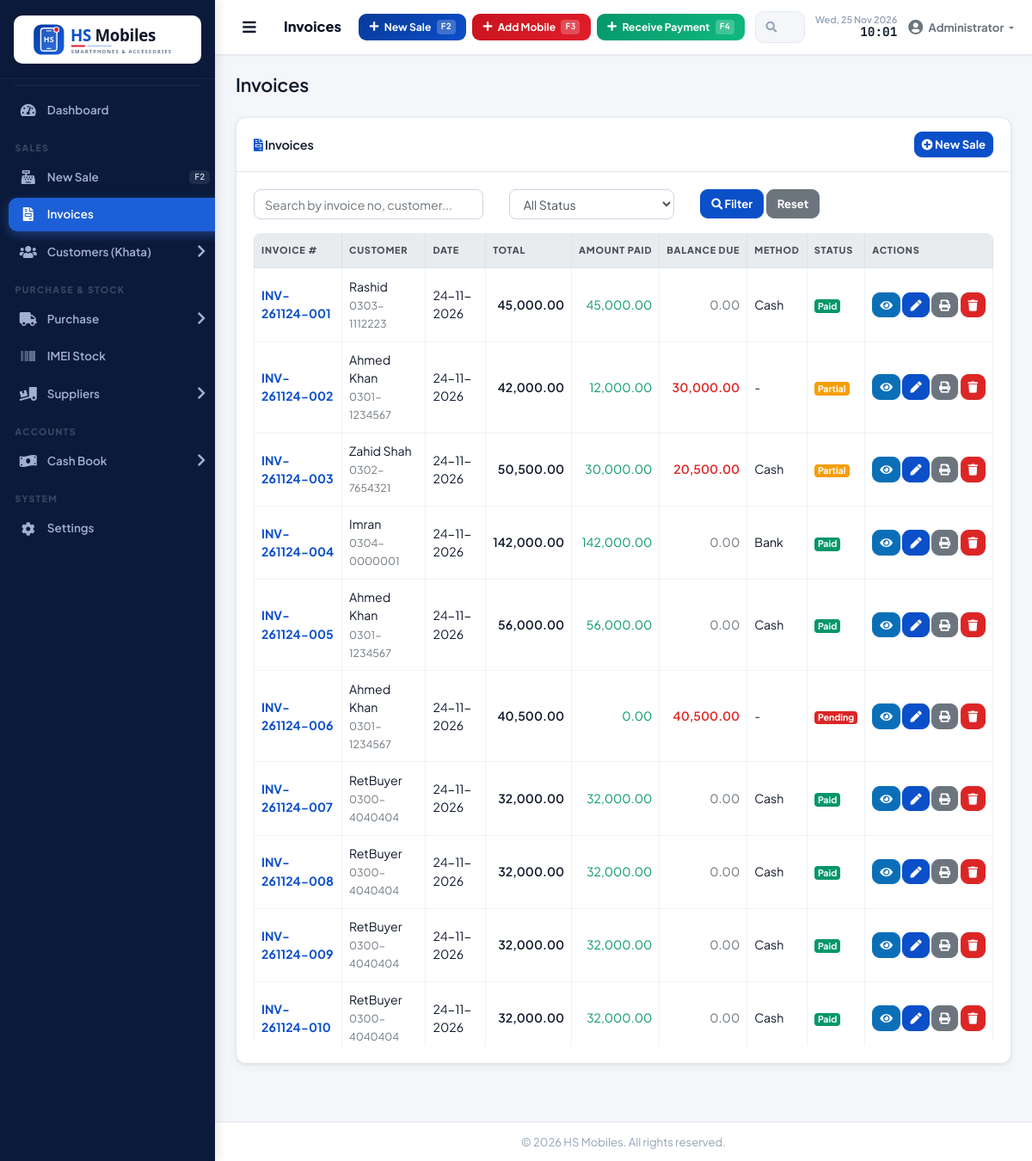
The app's page /modules/sales/invoices.php (signed in), older data.
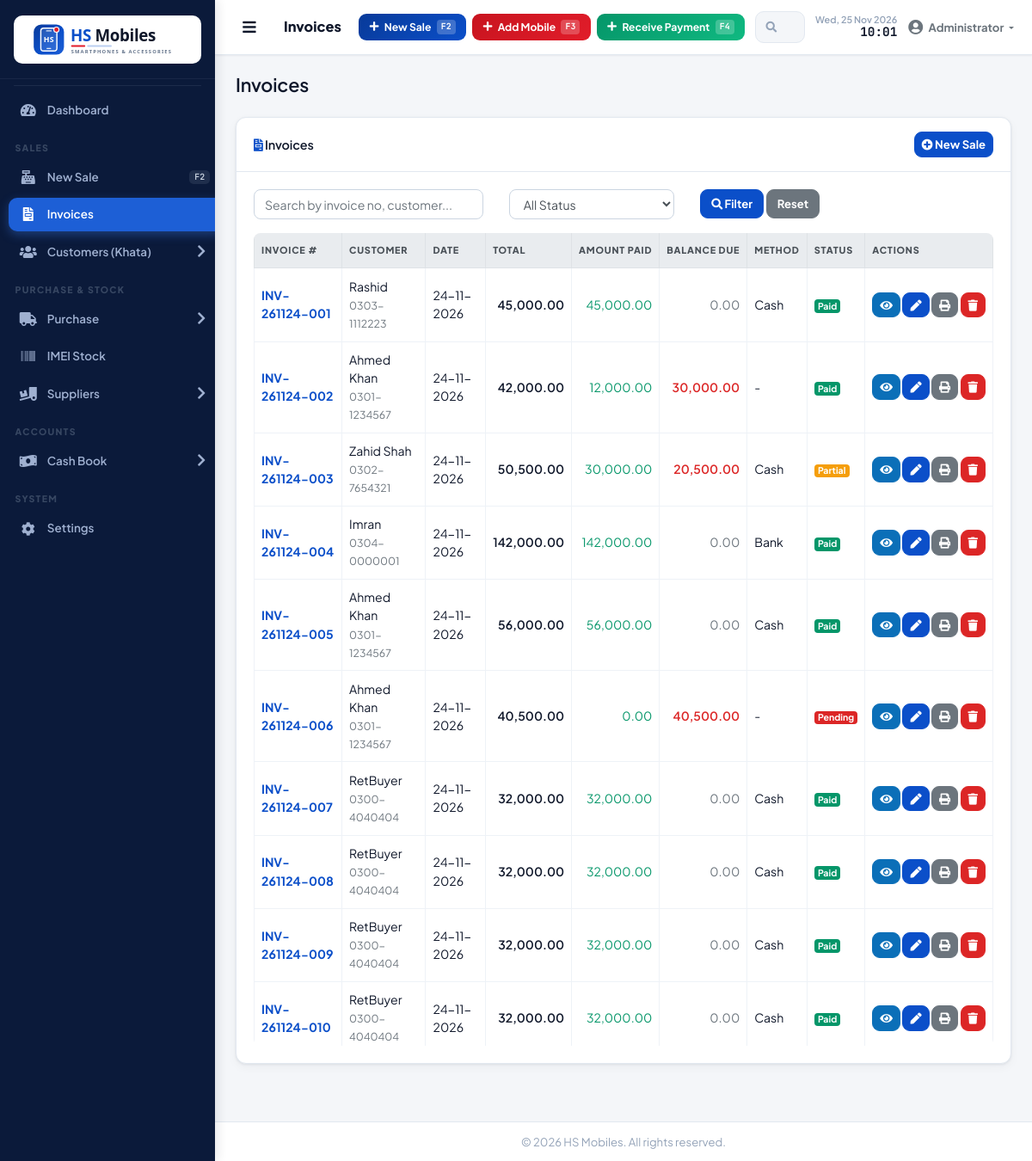
The same page, newer data.
### tables this page shows
CREATE TABLE `sales` (
  `id` int(11) NOT NULL,
  `invoice_no` varchar(20) NOT NULL,
  `customer_id` int(11) NOT NULL,
  `sale_date` date NOT NULL,
  `subtotal` decimal(12,2) NOT NULL DEFAULT 0.00,
  `discount_id` int(11) DEFAULT NULL,
  `discount_amount` decimal(12,2) DEFAULT 0.00,
  `taxable_amount` decimal(12,2) DEFAULT 0.00,
  `tax_rate` decimal(5,2) DEFAULT 0.00,
  `tax_amount` decimal(12,2) DEFAULT 0.00,
  `total_amount` decimal(12,2) NOT NULL DEFAULT 0.00,
  `paid_amount` decimal(12,2) DEFAULT 0.00 COMMENT 'Amount received at sale time',
  `due_amount` decimal(12,2) DEFAULT 0.00 COMMENT 'Remaining balance (credit/khata)',
  `payment_method` enum('cash','card','bank_transfer','bank') DEFAULT 'cash',
  `payment_status` enum('paid','partial','pending') DEFAULT 'pending' COMMENT 'pending = full credit, partial = partly paid, paid = cleared',
  `status` enum('active','completed','cancelled') DEFAULT 'active',
  `notes` text DEFAULT NULL,
  `branch_id` int(11) DEFAULT NULL,
  `created_by` int(11) DEFAULT NULL,
  `created_at` date NOT NULL,
  `updated_at` date DEFAULT NULL
);

CREATE TABLE `customers` (
  `id` int(11) NOT NULL,
  `customer_no` varchar(20) NOT NULL,
  `full_name` varchar(100) NOT NULL,
  `phone` varchar(20) NOT NULL,
  `email` varchar(100) DEFAULT NULL,
  `address` text DEFAULT NULL,
  `city` varchar(50) DEFAULT NULL,
  `cnic` varchar(15) DEFAULT NULL,
  `cnic_expiry` date DEFAULT NULL,
  `guardian_name` varchar(100) DEFAULT NULL,
  `guardian_relation` varchar(50) DEFAULT NULL,
  `occupation` varchar(100) DEFAULT NULL,
  `monthly_income` decimal(12,2) DEFAULT 0.00,
  `opening_due` decimal(12,2) DEFAULT 0.00 COMMENT 'Previous dues before system',
  `opening_paid` decimal(12,2) DEFAULT 0.00 COMMENT 'Amount already paid before system',
  `notes` text DEFAULT NULL,
  `branch_id` int(11) DEFAULT NULL,
  `created_by` int(11) DEFAULT NULL,
  `created_at` date NOT NULL,
  `updated_at` date DEFAULT NULL
);

### includes/functions.php (called while the page is built, shortened)
<?php
require_once __DIR__ . '/settings.php';
function formatCurrency($amount) {
    return number_format($amount, 2);
}
function formatDate($date) {
    return $date ? date('d-m-Y', strtotime($date)) : '-';
}

### modules/sales/invoices.php (the view, shortened to what this page needs)
<?php
require_once '../../includes/functions.php';
$search = $_GET['search'] ?? '';
$sql = "SELECT s.*, c.full_name AS customer_name, c.phone AS customer_phone,
       COALESCE((SELECT SUM(p2.amount) FROM payments p2 WHERE p2.sale_id = s.id), 0) AS total_paid_sum
       FROM sales s
       JOIN customers c ON s.customer_id = c.id WHERE 1=1";
$params = [];
$sql .= " ORDER BY s.created_at DESC";
$stmt = $pdo->prepare($sql);
$stmt->execute($params);
$sales = $stmt->fetchAll();
require_once '../../includes/header.php';
?>
<div class="card shadow mb-4">
  <div class="card-header py-3 d-flex flex-row align-items-center justify-content-between">
    <h6 class="m-0 font-weight-bold text-primary"><i class="fas fa-file-invoice"></i> Invoices</h6>
    <a href="new_sale.php" class="btn btn-primary btn-sm">
      <i class="fas fa-plus-circle"></i> New Sale
    </a>
  </div>
  <div class="card-body">
    <form method="get" class="mb-3">
      <div class="row">
        <div class="col-md-4">
          <input type="text" name="search" class="form-control" placeholder="Search by invoice no, customer..." value="<?= htmlspecialchars($search) ?>">
        </div>
        <div class="col-md-3">
          <select name="status" class="form-control">
            <option value="">All Status</option>
          </select>
        </div>
        <div class="col-md-3">
          <button type="submit" class="btn btn-primary"><i class="fas fa-search"></i> Filter</button>
          <a href="invoices.php" class="btn btn-secondary">Reset</a>
        </div>
      </div>
    </form>
    <div class="table-responsive">
      <table class="table table-bordered table-hover" width="100%" cellspacing="0">
        <thead class="thead-light">
          <tr>
            <th>Invoice #</th>
            <th>Customer</th>
            <th>Date</th>
            <th>Total</th>
            <th>Amount Paid</th>
            <th>Balance Due</th>
            <th>Method</th>
            <th>Status</th>
            <th>Actions</th>
          </tr>
        </thead>
        <tbody>
          <?php if (empty($sales)): ?>
            <tr><td colspan="9" class="text-center text-muted">No invoices found</td></tr>
          <?php else: ?>
            <?php foreach ($sales as $s):
              $paid = max((float)$s['paid_amount'], (float)$s['total_paid_sum']);
              $remaining = (float)$s['total_amount'] - $paid;
            ?>
              <tr>
                <td><a href="invoice.php?id=<?= $s['id'] ?>"><strong><?= htmlspecialchars($s['invoice_no']) ?></strong></a></td>
                <td><?= htmlspecialchars($s['customer_name']) ?><br><small class="text-muted"><?= htmlspecialchars($s['customer_phone']) ?></small></td>
                <td><?= formatDate($s['sale_date']) ?></td>
                <td class="text-right font-weight-bold"><?= formatCurrency($s['total_amount']) ?></td>
                <td class="text-right text-success"><?= formatCurrency($paid) ?></td>
                <td class="text-right"><span class="<?= $remaining > 0 ? 'text-danger font-weight-bold' : 'text-muted' ?>"><?= formatCurrency($remaining) ?></span></td>
                <td><?= $s['payment_method'] ? ucfirst(str_replace('_', ' ', $s['payment_method'])) : '-' ?></td>
                <td>
                  <?php
                  $badge = match($s['payment_status']) {
                    'paid' => 'success',
                    'partial' => 'warning',
                    'pending' => 'danger',
                    default => 'secondary'
                  };
                  ?>
                  <span class="badge badge-<?= $badge ?>"><?= ucfirst($s['payment_status']) ?></span>
                </td>
                <td class="text-nowrap">
                  <button type="button" class="btn btn-sm btn-info" title="View" data-id="<?= $s['id'] ?>" onclick="viewSale(this)"><i class="fas fa-eye"></i></button>
                  <a href="sale_edit.php?id=<?= $s['id'] ?>" class="btn btn-sm btn-primary" title="Edit"><i class="fas fa-pen"></i></a>
                  <a href="invoice.php?id=<?= $s['id'] ?>&print=1" class="btn btn-sm btn-secondary" title="Print" target="_blank"><i class="fas fa-print"></i></a>
                  <a href="invoices.php?delete=<?= $s['id'] ?>" class="btn btn-sm btn-danger" title="Delete" onclick="return confirm('Delete this sale (Invoice #<?= htmlspecialchars($s['invoice_no'], ENT_QUOTES) ?>)? Stock, IMEIs and payments will be reversed.')"><i class="fas fa-trash"></i></a>
                </td>
              </tr>
            <?php endforeach; ?>
          <?php endif; ?>
        </tbody>
      </table>
    </div>
  </div>
</div>
<?php require_once '../../includes/footer.php'; ?>

Row changes from the older to the newer data that the page shows:
changed sales "INV-261124-002": payment_status "Partial" → "Paid"
